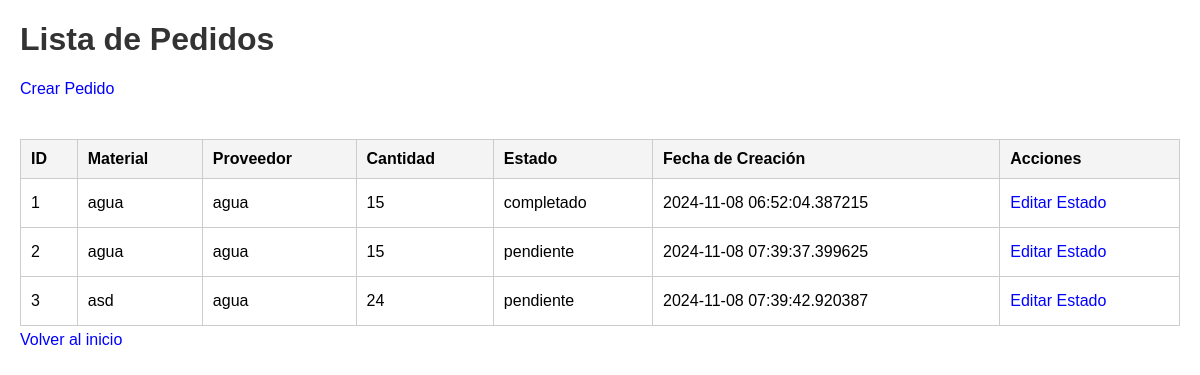
/listar_pedidos, run on an earlier commit of the app's database.
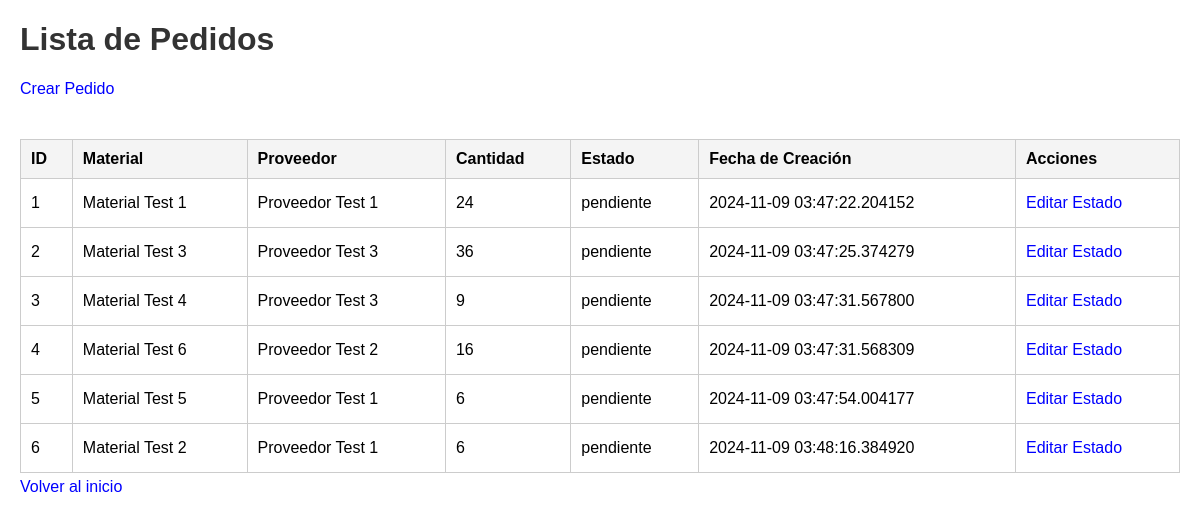
And on a later commit of the database.
### models.py (models this page shows)
class Pedido(db.Model):
    __tablename__ = 'pedidos'
    id = db.Column(db.Integer, primary_key=True)
    material_id = db.Column(db.Integer, db.ForeignKey('materiales.id'), nullable=False)
    proveedor_id = db.Column(db.Integer, db.ForeignKey('proveedores.id'), nullable=False)
    cantidad = db.Column(db.Integer, nullable=False)
    estado = db.Column(db.String(20), nullable=False, default='pendiente')
    fecha_creacion = db.Column(db.DateTime, nullable=False, default=datetime.utcnow)
    fecha_actualizacion = db.Column(db.DateTime, onupdate=datetime.utcnow)
    material = db.relationship('Material', backref='pedidos')
    proveedor = db.relationship('Proveedor', backref='pedidos')

class Material(db.Model):
    __tablename__ = 'materiales'
    id = db.Column(db.Integer, primary_key=True)
    nombre = db.Column(db.String(100), nullable=False)
    cantidad_actual = db.Column(db.Integer, nullable=False)
    cantidad_minima = db.Column(db.Integer, nullable=False)
    proveedor_id = db.Column(db.Integer, db.ForeignKey('proveedores.id'), nullable=False)
    productos_id = db.Column(db.Integer, db.ForeignKey('productos.id'), nullable=True)
    fecha_creacion = db.Column(db.DateTime, nullable=False, default=datetime.utcnow)
    ultima_actualizacion = db.Column(db.DateTime, nullable=False, default=datetime.utcnow, onupdate=datetime.utcnow)

class Proveedor(db.Model):
    __tablename__ = 'proveedores'
    id = db.Column(db.Integer, primary_key=True)
    nombre = db.Column(db.String(100), nullable=False)
    telefono = db.Column(db.String(20), nullable=False)
    email = db.Column(db.String(120), nullable=False)
    materiales = db.relationship('Material', backref='proveedor_rel', lazy=True)

### app.py (the view)
@app.route('/listar_pedidos')
def listar_pedidos():
    pedidos = Pedido.query.all()
    return render_template('listar_pedidos.html', pedidos=pedidos)

### templates/listar_pedidos.html (shortened to what this page needs)
<!DOCTYPE html>
<html lang="es">
<head>
    <link rel="stylesheet" href="{{ url_for('static', filename='styles.css') }}">
</head>
<body>
    <h1>Lista de Pedidos</h1>
    <a href="{{ url_for('crear_pedido') }}">Crear Pedido</a><br><br>
    <table>
        <tr>
            <th>ID</th>
            <th>Material</th>
            <th>Proveedor</th>
            <th>Cantidad</th>
            <th>Estado</th>
            <th>Fecha de Creación</th>
            <th>Acciones</th>
        </tr>
        {% for pedido in pedidos %}
        <tr>
            <td>{{ pedido.id }}</td>
            <td>{{ pedido.material.nombre }}</td>
            <td>{{ pedido.proveedor.nombre }}</td>
            <td>{{ pedido.cantidad }}</td>
            <td>{{ pedido.estado }}</td>
            <td>{{ pedido.fecha_creacion }}</td>
            <td>
                <a href="{{ url_for('editar_pedido', id=pedido.id) }}">Editar Estado</a>
            </td>
        </tr>
        {% endfor %}
    </table>
    <a href="{{ url_for('index') }}">Volver al inicio</a>
</body>
</html>

What changed in the data, as far as the page shows it:
changed Pedido id 1: material.nombre "agua" → "Material Test 1"; proveedor.nombre "agua" → "Proveedor Test 1"; cantidad "15" → "24"; estado "completado" → "pendiente"; fecha_creacion "2024-11-08 06:52:04.387215" → "2024-11-09 03:47:22.204152"
changed Pedido id 2: material.nombre "agua" → "Material Test 3"; proveedor.nombre "agua" → "Proveedor Test 3"; cantidad "15" → "36"; fecha_creacion "2024-11-08 07:39:37.399625" → "2024-11-09 03:47:25.374279"
changed Pedido id 3: material.nombre "asd" → "Material Test 4"; proveedor.nombre "agua" → "Proveedor Test 3"; cantidad "24" → "9"; fecha_creacion "2024-11-08 07:39:42.920387" → "2024-11-09 03:47:31.567800"
added Pedido: id "4", material.nombre "Material Test 6", proveedor.nombre "Proveedor Test 2", cantidad "16", estado "pendiente", fecha_creacion "2024-11-09 03:47:31.568309"
added Pedido: id "5", material.nombre "Material Test 5", proveedor.nombre "Proveedor Test 1", cantidad "6", estado "pendiente", fecha_creacion "2024-11-09 03:47:54.004177"
added Pedido: id "6", material.nombre "Material Test 2", proveedor.nombre "Proveedor Test 1", cantidad "6", estado "pendiente", fecha_creacion "2024-11-09 03:48:16.384920"
